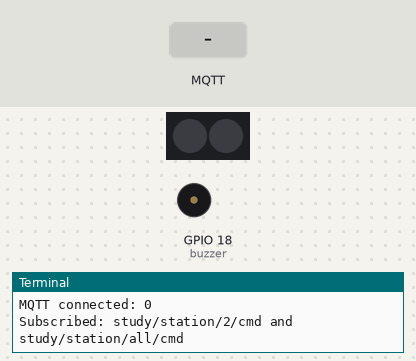
This program was run on a simulated Raspberry Pi (BCM pin numbers). On the bench: 2 RGB LEDs in strip order, left to right, buzzer (waves = sounding), the last lines printed to the terminal. The test bench sets the inputs (shaded band). Dim RGB values are drawn brighter than linear; no MQTT or app messages arrive unless stated.

Above: at 1.3 s.
1.4 s: MQTT message "BLUE" arrives on the first subscribed topic
At 2.5 s:
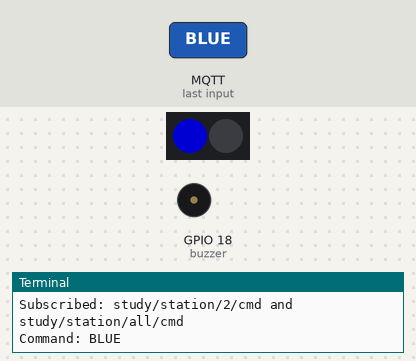
4.4 s: MQTT message "BUZZER_ON" arrives on the first subscribed topic
At 5.5 s:
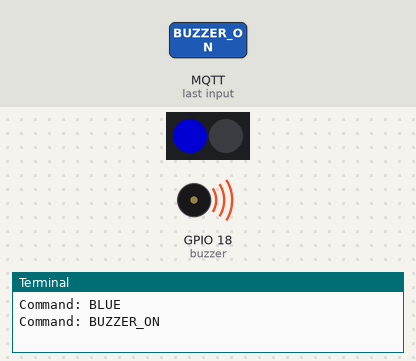
7.4 s: MQTT message "LED_OFF" arrives on the first subscribed topic
At 8.5 s:
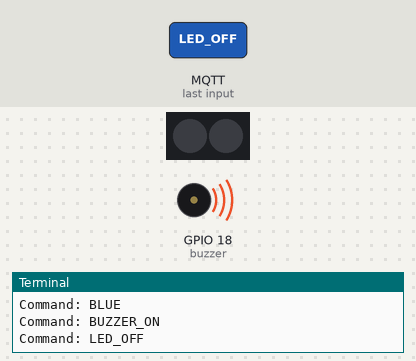
Timing chart, 0 to 16.4 s (numbered marks = the images above; inputs shaded):
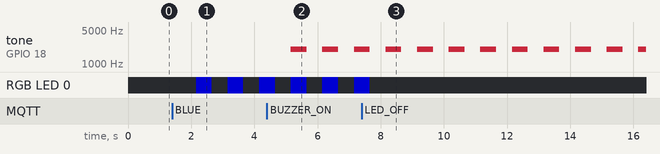

Measured:
- after the input at 1.4 s, RGB LED 0: alternates RGB(0, 0, 127) for 0.50 s and off for 0.50 s, starting after 0.75 s
- after the input at 4.4 s, tone on GPIO 18 (buzzer): alternates 2000 Hz for 0.50 s and silent for 0.50 s, starting after 0.76 s

The program:

study_station.py
```python
#!/usr/bin/env python3
"""
study_station.py  —  Raspberry Pi 5 study station (2 LEDs + buzzer)

Two WS2812 RGB LEDs daisy-chained on SPI0 MOSI, plus one passive piezo buzzer,
remote-controlled over MQTT. Each LED and the buzzer are independent and can run
at the same time. Default at start: all off. Blink/beep cadence: 500 ms on/off.

WIRING (Pi 5):
  LED1 DIN  -> GPIO10 / SPI0 MOSI (physical pin 19), via ~330-470 ohm
  LED1 DOUT -> LED2 DIN              (daisy chain; data flows through)
  LED +5V   -> 5V (pin 2/4)   [or 3.3V (pin 1) for a short chain]
  LED GND   -> GND (pin 6), common ground
  Buzzer A  -> GPIO18 (physical pin 12), optional ~100 ohm
  Buzzer B  -> GND (pin 14), common ground

Commands (MQTT payload, case-insensitive) on either:
    study/station/<STATION_ID>/cmd      study/station/all/cmd

  Per-LED:   L1:RED  L1:GREEN  L1:BLUE  L1:OFF   (LED 1)
             L2:RED  L2:GREEN  L2:BLUE  L2:OFF   (LED 2)
  Bare cmds (RED/GREEN/BLUE/LED_OFF) apply to LED 1 (back-compat).
  Buzzer:    BUZZER_ON  BUZZER_OFF
  Reset:     ALL_OFF    (both LEDs + buzzer off)
"""

import threading
import time

import paho.mqtt.client as mqtt
import board
import neopixel_spi as neopixel
from gpiozero import PWMOutputDevice

# ---------------- CONFIG ----------------
STATION_ID  = "2"                 # UNIQUE per station (ESP32 is "1")
MQTT_HOST   = "bingkun-mac.local" # same broker as the ESP32 stations
MQTT_PORT   = 1883
NUM_LEDS    = 2                   # daisy-chained WS2812 count
BUZZER_PIN  = 18                  # BCM GPIO (physical pin 12)
BUZZER_FREQ = 2000                # Hz; raise for a louder piezo
BLINK_S     = 0.5                 # on/off period for LEDs and buzzer
BRIGHTNESS  = 0.5                 # 0.0 - 1.0
# This LED model shows red/green swapped vs GRB. If yours shows correct
# colors, set SWAP_RG = False.
SWAP_RG     = True
# ----------------------------------------

_RED, _GREEN = (255, 0, 0), (0, 255, 0)
if SWAP_RG:
    _RED, _GREEN = _GREEN, _RED
COLORS = {"RED": _RED, "GREEN": _GREEN, "BLUE": (0, 0, 255)}

# ---- Hardware ----
pixels = neopixel.NeoPixel_SPI(
    board.SPI(), NUM_LEDS, pixel_order=neopixel.GRB,
    brightness=BRIGHTNESS, auto_write=False,
)
buzzer = PWMOutputDevice(BUZZER_PIN, frequency=BUZZER_FREQ)

# ---- State (default: everything off) ----
lock = threading.Lock()
led_colors = [None] * NUM_LEDS    # per-LED color; None = off
buzzer_on = False

# ---- Topics ----
TOPIC_CMD    = f"study/station/{STATION_ID}/cmd"
TOPIC_ALL    = "study/station/all/cmd"
TOPIC_STATUS = f"study/station/{STATION_ID}/status"


def set_led(idx: int, action: str):
    """action is RED/GREEN/BLUE/OFF; idx is 0-based LED index."""
    if not (0 <= idx < NUM_LEDS):
        print("No such LED index:", idx + 1); return False
    if action == "OFF":
        led_colors[idx] = None
    elif action in COLORS:
        led_colors[idx] = COLORS[action]
    else:
        return False
    return True


def handle(cmd: str):
    global buzzer_on
    cmd = cmd.strip().upper()
    with lock:
        if ":" in cmd:                       # e.g. L2:RED
            sel, _, action = cmd.partition(":")
            if sel.startswith("L") and sel[1:].isdigit():
                if not set_led(int(sel[1:]) - 1, action):
                    print("Bad LED command:", cmd); return
            else:
                print("Unknown command:", cmd); return
        elif cmd in COLORS:                  # bare -> LED 1
            led_colors[0] = COLORS[cmd]
        elif cmd == "LED_OFF":               # bare -> LED 1
            led_colors[0] = None
        elif cmd == "BUZZER_ON":   buzzer_on = True
        elif cmd == "BUZZER_OFF":  buzzer_on = False
        elif cmd == "ALL_OFF":
            for i in range(NUM_LEDS): led_colors[i] = None
            buzzer_on = False
        else:
            print("Unknown command:", cmd); return
    print("Command:", cmd)


def on_connect(client, userdata, flags, reason_code, properties):
    print("MQTT connected:", reason_code)
    client.publish(TOPIC_STATUS, "online", retain=True)
    client.subscribe(TOPIC_CMD)
    client.subscribe(TOPIC_ALL)
    print("Subscribed:", TOPIC_CMD, "and", TOPIC_ALL)


def on_message(client, userdata, msg):
    handle(msg.payload.decode(errors="ignore"))


def main():
    client = mqtt.Client(mqtt.CallbackAPIVersion.VERSION2,
                         client_id=f"pi-station-{STATION_ID}")
    client.will_set(TOPIC_STATUS, "offline", retain=True)
    client.on_connect = on_connect
    client.on_message = on_message
    client.connect(MQTT_HOST, MQTT_PORT, keepalive=30)
    client.loop_start()

    phase = False
    try:
        while True:
            phase = not phase
            with lock:
                colors = list(led_colors)
                beep = buzzer_on
            for i in range(NUM_LEDS):
                pixels[i] = colors[i] if (colors[i] and phase) else (0, 0, 0)
            pixels.show()
            buzzer.value = 0.5 if (beep and phase) else 0.0
            time.sleep(BLINK_S)
    except KeyboardInterrupt:
        pass
    finally:
        pixels.fill((0, 0, 0)); pixels.show()
        buzzer.off()
        client.publish(TOPIC_STATUS, "offline", retain=True)
        client.loop_stop()
        client.disconnect()


if __name__ == "__main__":
    main()
```
